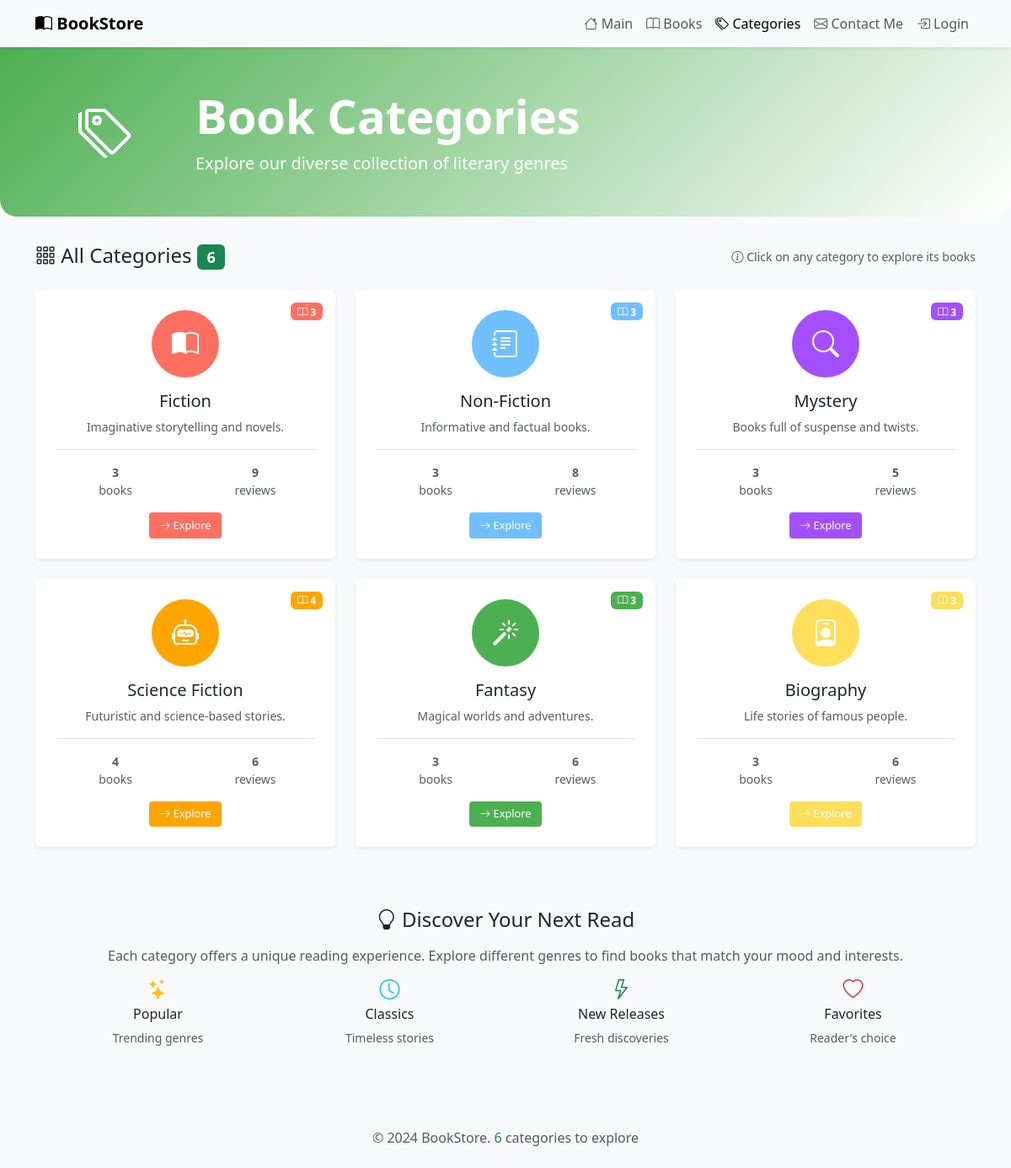
The page //categories on the database its author committed.
### book/models.py (models this page shows, shortened)
class Category(models.Model):
    name=models.CharField(max_length=100)
    description=models.TextField()
    def color(self):
        colors = {
            "Fiction": "#ff6f61",
            "Non-Fiction": "#6fbfff",
            "Mystery": "#a34fff",
            "Science Fiction": "#ffa500",
            "Fantasy": "#4caf50",
            "Biography": "#ffde59"
        }
        return colors.get(self.name, "#cccccc")
    def icon(self):
        icons = {
            "Fiction": "bi-book-half",
            "Non-Fiction": "bi-journal-text",
            "Mystery": "bi-search",
            "Science Fiction": "bi-robot",
            "Fantasy": "bi-magic",
            "Biography": "bi-person-badge"
        }
        return icons.get(self.name, "bi-card-text")
    def total_reviews_count(self):
        return Reviews.objects.filter(book__category=self).count()

### book/views.py (the view)
# urls.py: path('/categories', views.categories_views,name='categories'),
def categories_views(request):
    categories=Category.objects.all()
    return render(request, 'book/categories.html',
                  {'categories': categories})

### book/templates/book/categories.html (shortened to what this page needs)
{% load static %}
<html lang="en">
<head>
    <link href="https://cdn.jsdelivr.net/npm/bootstrap@5.3.2/dist/css/bootstrap.min.css" rel="stylesheet">
    <link href="https://cdn.jsdelivr.net/npm/bootstrap-icons@1.11.1/font/bootstrap-icons.css" rel="stylesheet">
</head>
<body class="bg-light">
<nav class="navbar navbar-expand-lg navbar-light bg-light shadow-sm">
    <div class="container">
        <a class="navbar-brand fw-bold" href="{% url 'book:index' %}">
            <i class="bi bi-book-half"></i> BookStore
        </a>
        <div class="collapse navbar-collapse" id="navbarNav">
            <ul class="navbar-nav ms-auto">
                <li class="nav-item">
                    <a class="nav-link" href="{% url 'book:index' %}">
                        <i class="bi bi-house"></i> Main
                    </a>
                </li>
                <li class="nav-item">
                    <a class="nav-link" href="{% url 'book:books' %}">
                        <i class="bi bi-book"></i> Books
                    </a>
                </li>
                <li class="nav-item">
                    <a class="nav-link active" href="{% url 'book:categories' %}">
                        <i class="bi bi-tags"></i> Categories
                    </a>
                </li>
                <li class="nav-item">
                    <a class="nav-link" href="{% url 'contact:index' %}">
                        <i class="bi bi-envelope"></i> Contact Me
                    </a>
                </li>
                {% if user.is_authenticated %}
                <li class="nav-item dropdown">
                    <a class="nav-link dropdown-toggle d-flex align-items-center" href="#" role="button"
                       data-bs-toggle="dropdown" aria-expanded="false">
                        <i class="bi bi-person-fill me-1"></i> {{ user.username }}
                    </a>
                    <ul class="dropdown-menu dropdown-menu-end shadow">
                        <li>
                            <a class="dropdown-item d-flex align-items-center" href="{% url 'book:profile' %}">
                                <i class="bi bi-person-circle me-2"></i>
                                <span>Profile</span>
                            </a>
                        </li>
                        <li>
                            <hr class="dropdown-divider">
                        </li>
                        <li>
                            <form action="{% url 'book:logout' %}" method="post" class="d-inline">
                                {% csrf_token %}
                                <button type="submit"
                                        class="dropdown-item d-flex align-items-center text-danger bg-transparent border-0 w-100">
                                    <i class="bi bi-box-arrow-right me-2"></i>
                                    <span>Logout</span>
                                </button>
                            </form>
                        </li>
                    </ul>
                </li>
                {% else %}
                <li class="nav-item">
                    <a class="nav-link d-flex align-items-center" href="{% url 'book:login' %}">
                        <i class="bi bi-box-arrow-in-right me-1"></i> Login
                    </a>
                </li>
                {% endif %}
            </ul>
        </div>
    </div>
</nav>
<div class="categories-header">
    <div class="container">
        <div class="row align-items-center">
            <div class="col-md-2 text-center">
                <i class="bi bi-tags categories-icon"></i>
            </div>
            <div class="col-md-10">
                <h1 class="display-4 fw-bold">Book Categories</h1>
                <p class="lead mb-0">Explore our diverse collection of literary genres</p>
            </div>
        </div>
    </div>
</div>
<div class="container">
    <div class="row mb-4">
        <div class="col-12">
            <div class="d-flex justify-content-between align-items-center">
                <div>
                    <h2 class="h4 mb-0">
                        <i class="bi bi-grid-3x3-gap"></i> All Categories
                        <span class="badge bg-success">{{ categories|length }}</span>
                    </h2>
                </div>
                <div class="text-muted">
                    <small>
                        <i class="bi bi-info-circle"></i>
                        Click on any category to explore its books
                    </small>
                </div>
            </div>
        </div>
    </div>
    {% if categories %}
    <div class="row g-4">
        {% for category in categories %}
        <div class="col-xl-4 col-lg-6 col-md-6">
            <div class="card category-card shadow-sm">
                <div class="card-body position-relative text-center p-4">
                    <span class="badge books-count" style="background-color: {{ category.color }}; color: white;">
                        <i class="bi bi-book"></i> {{ category.book_set.count }}
                    </span>
                    <div class="category-icon-wrapper" style="background-color: {{ category.color }};">
                        <i class="bi {{ category.icon }} fs-2 text-white"></i>
                    </div>
                    <h5 class="card-title mb-2">
                        <a href="{% url 'book:category_infos' category.id %}"
                           class="text-decoration-none text-dark stretched-link">
                            {{ category.name }}
                        </a>
                    </h5>
                    <p class="card-text text-muted small mb-3">
                        {{ category.description|truncatewords:20 }}
                    </p>
                    <div class="mt-3 pt-3 border-top">
                        <div class="row text-center">
                            <div class="col-6">
                                <small class="text-muted d-block">
                                    <strong>{{ category.book_set.count }}</strong>
                                </small>
                                <small class="text-muted">books</small>
                            </div>
                            <div class="col-6">
                                <small class="text-muted d-block">
                                    <strong>{{ category.total_reviews_count }}</strong>
                                </small>
                                <small class="text-muted">reviews</small>
                            </div>
                        </div>
                    </div>
                    <div class="mt-3">
                        <a href="{% url 'book:category_infos' category.id %}"
                           class="btn btn-sm category-badge"
                           style="background-color: {{ category.color }}; color: white; border: none;">
                            <i class="bi bi-arrow-right"></i> Explore
                        </a>
                    </div>
                </div>
            </div>
        </div>
        {% endfor %}
    </div>
    {% endif %}
    <div class="row mt-5">
        <div class="col-12">
            <div class="card bg-light border-0">
                <div class="card-body text-center py-4">
                    <h4 class="card-title mb-3">
                        <i class="bi bi-lightbulb"></i> Discover Your Next Read
                    </h4>
                    <p class="card-text text-muted mb-3">
                        Each category offers a unique reading experience. Explore different genres to find books that match your mood and interests.
                    </p>
                    <div class="row g-3">
                        <div class="col-md-3">
                            <div class="text-center">
                                <i class="bi bi-stars text-warning fs-4"></i>
                                <h6 class="mt-2">Popular</h6>
                                <small class="text-muted">Trending genres</small>
                            </div>
                        </div>
                        <div class="col-md-3">
                            <div class="text-center">
                                <i class="bi bi-clock text-info fs-4"></i>
                                <h6 class="mt-2">Classics</h6>
                                <small class="text-muted">Timeless stories</small>
                            </div>
                        </div>
                        <div class="col-md-3">
                            <div class="text-center">
                                <i class="bi bi-lightning text-success fs-4"></i>
                                <h6 class="mt-2">New Releases</h6>
                                <small class="text-muted">Fresh discoveries</small>
                            </div>
                        </div>
                        <div class="col-md-3">
                            <div class="text-center">
                                <i class="bi bi-heart text-danger fs-4"></i>
                                <h6 class="mt-2">Favorites</h6>
                                <small class="text-muted">Reader's choice</small>
                            </div>
                        </div>
                    </div>
                </div>
            </div>
        </div>
    </div>
</div>
<footer class="bg-light mt-5 py-4">
    <div class="container text-center">
        <p class="text-muted mb-0">
            &copy; 2024 BookStore.
            <span class="text-success">{{ categories|length }}</span> categories to explore
        </p>
    </div>
</footer>
</body>
</html>

### book/templates/book/categories.html (style rules this page uses)
.categories-header { background: linear-gradient(135deg, #4caf50 0%, #ffffff 100%); padding: 3rem 0; margin-bottom: 2rem; border-radius: 0 0 20px 20px; color: white; }
.categories-icon { font-size: 4rem; margin-bottom: 1rem; }
.category-card { transition: transform 0.3s ease, box-shadow 0.3s ease; height: 100%; border: none; overflow: hidden; }
.category-icon-wrapper { width: 80px; height: 80px; border-radius: 50%; display: flex; align-items: center; justify-content: center; margin: 0 auto 1rem; }
.books-count { position: absolute; top: 15px; right: 15px; }
.category-badge { font-size: 0.8rem; padding: 0.35rem 0.75rem; }

### rows shown on the page
Category: book_set.count "3", name "Fiction", description "Imaginative storytelling and novels.", total_reviews_count "9"
Category: book_set.count "3", name "Non-Fiction", description "Informative and factual books.", total_reviews_count "8"
Category: book_set.count "3", name "Mystery", description "Books full of suspense and twists.", total_reviews_count "5"
Category: book_set.count "4", name "Science Fiction", description "Futuristic and science-based stories.", total_reviews_count "6"
Category: book_set.count "3", name "Fantasy", description "Magical worlds and adventures.", total_reviews_count "6"
Category: book_set.count "3", name "Biography", description "Life stories of famous people.", total_reviews_count "6"

### other values the page prints
{{ categories|length }} "6"
